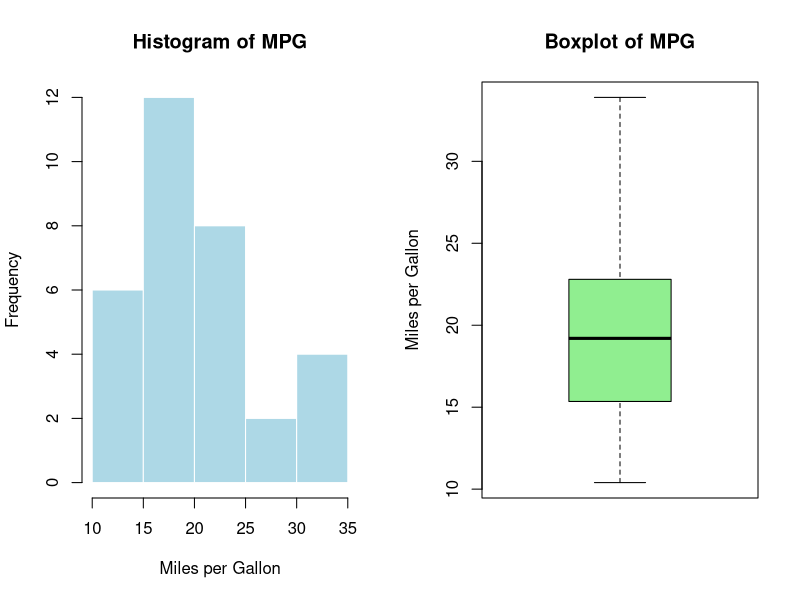

Write R code to recreate this figure.
# Set plot layout to 1 row, 2 columns
par(mfrow = c(1, 2))

# 1. Histogram (shows distribution shape & skew)
hist(mtcars$mpg,
     main = "Histogram of MPG",
     xlab = "Miles per Gallon",
     col = "lightblue",
     border = "white")

# 2. Boxplot (shows median, quartiles, & extreme limits)
boxplot(mtcars$mpg,
        main = "Boxplot of MPG",
        ylab = "Miles per Gallon",
        col = "lightgreen")

# Reset graphics layout
par(mfrow = c(1, 1))
